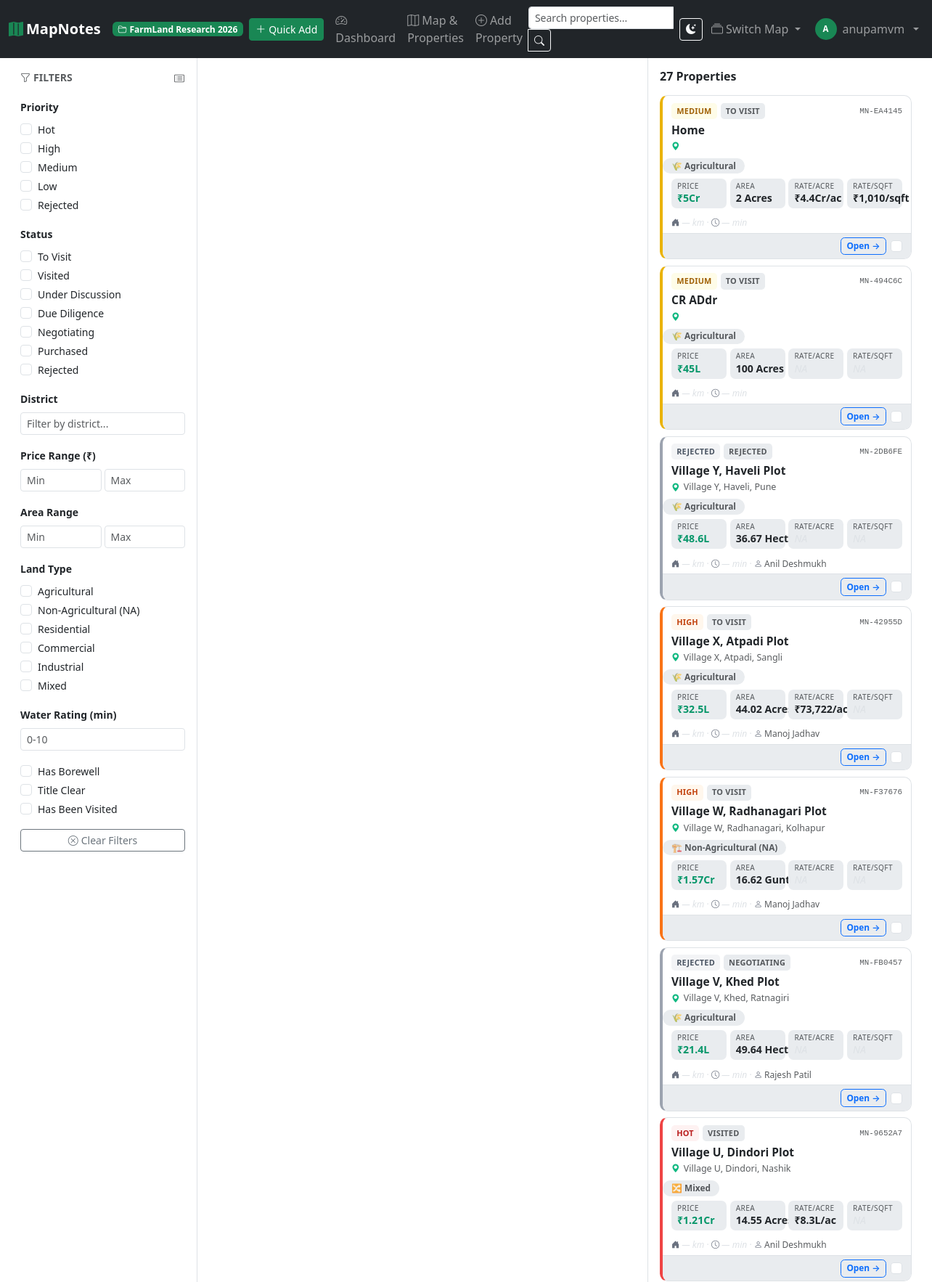
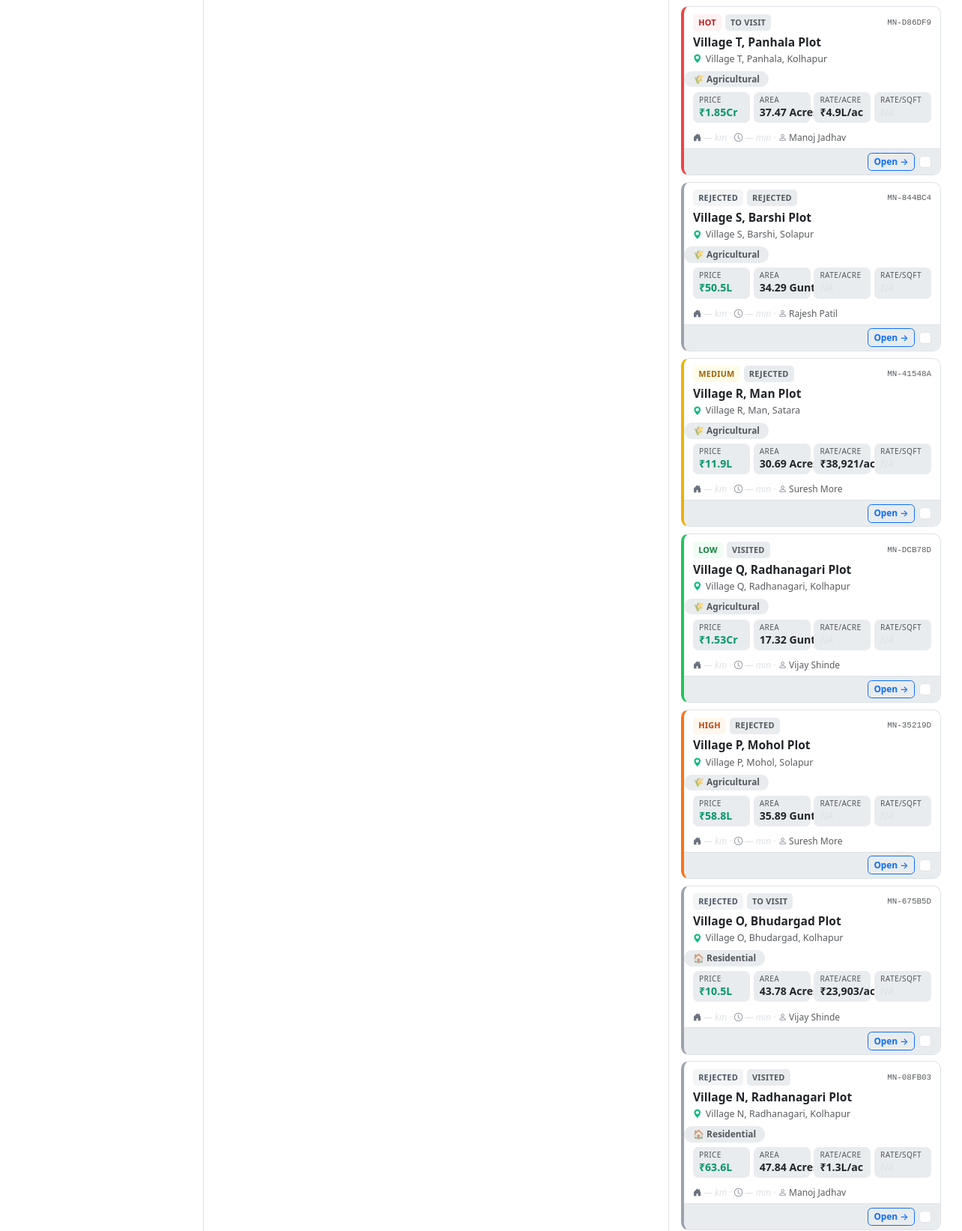
The app's page /properties/ (signed in, upper part) with its own data (2 pictures, top to bottom).
### apps/core/models.py (models this page shows, shortened)
class Project(models.Model):
    name = models.CharField(max_length=200)
    slug = models.SlugField(max_length=220, unique=True, blank=True)
    description = models.TextField(blank=True)
    project_type = models.CharField(max_length=20, choices=PROJECT_TYPE_CHOICES, default='agriculture')
    year = models.PositiveSmallIntegerField(default=datetime.date.today().year)
    is_active = models.BooleanField(default=True)
    is_default = models.BooleanField(default=False)
    created_at = models.DateTimeField(auto_now_add=True)
    updated_at = models.DateTimeField(auto_now=True)
    class Meta:
        ordering = ['-year', 'name']

### apps/properties/models.py (models this page shows, shortened)
class Property(models.Model):
    project = models.ForeignKey(Project, on_delete=models.PROTECT, related_name='properties')
    name = models.CharField(max_length=255)
    reference_id = models.CharField(max_length=50, unique=True, blank=True)
    slug = models.SlugField(max_length=300, unique=True, blank=True)
    latitude = models.DecimalField(max_digits=10, decimal_places=7, null=True, blank=True)
    longitude = models.DecimalField(max_digits=10, decimal_places=7, null=True, blank=True)
    full_address = models.TextField(blank=True)
    village = models.CharField(max_length=100, blank=True)
    taluka = models.CharField(max_length=100, blank=True)
    district = models.CharField(max_length=100, blank=True)
    state = models.CharField(max_length=100, blank=True, default='Maharashtra')
    country = models.CharField(max_length=100, blank=True, default='India')
    total_area = models.DecimalField(max_digits=12, decimal_places=4, null=True, blank=True)
    area_unit = models.CharField(max_length=20, choices=AREA_UNIT_CHOICES, default='acres')
    land_type = models.CharField(max_length=20, choices=LAND_TYPE_CHOICES, blank=True)
    asking_price = models.DecimalField(max_digits=14, decimal_places=2, null=True, blank=True)
    expected_negotiated_price = models.DecimalField(max_digits=14, decimal_places=2, null=True, blank=True)
    price_per_acre = models.DecimalField(max_digits=14, decimal_places=2, null=True, blank=True)
    price_per_sqft = models.DecimalField(max_digits=14, decimal_places=2, null=True, blank=True)
    estimated_market_value = models.DecimalField(max_digits=14, decimal_places=2, null=True, blank=True)
    owner_name = models.CharField(max_length=200, blank=True)
    agent_name = models.CharField(max_length=200, blank=True)
    agent_phone = models.CharField(max_length=20, blank=True)
    alternate_contact = models.CharField(max_length=200, blank=True)
    investment_score = models.PositiveSmallIntegerField(
        null=True, blank=True,
        validators=[MinValueValidator(0), MaxValueValidator(100)]
    )
    priority = models.CharField(max_length=20, choices=PRIORITY_CHOICES, default='medium')
    status = models.CharField(max_length=30, choices=STATUS_CHOICES, default='to_visit')
    general_notes = models.TextField(blank=True)
    distance_from_home_km = models.DecimalField(max_digits=7, decimal_places=1, null=True, blank=True)
    drive_time_minutes = models.IntegerField(null=True, blank=True)
    created_at = models.DateTimeField(auto_now_add=True)
    updated_at = models.DateTimeField(auto_now=True)
    class Meta:
        verbose_name_plural = 'properties'
        ordering = ['-created_at']
    def get_absolute_url(self):
        return reverse('properties:detail', kwargs={'slug': self.slug})

### apps/properties/views.py (the view)
# urls.py: path('', views.PropertyListView.as_view(), name='list'),
class PropertyListView(LoginRequiredMixin, ActiveProjectMixin, HTMXMixin, ListView):
    model = Property
    template_name = 'properties/list.html'
    htmx_template = 'properties/partials/_property_list_results.html'
    context_object_name = 'properties'
    paginate_by = 30
    def get_queryset(self):
        qs = self.project.properties.select_related('evaluation', 'distances').prefetch_related('visits')
        self.filter_form = PropertyFilterForm(self.request.GET)
        if self.filter_form.is_valid():
            qs = self.filter_form.filter_queryset(qs)
        return qs
    def get_context_data(self, **kwargs):
        ctx = super().get_context_data(**kwargs)
        ctx['filter_form'] = self.filter_form
        ctx['markers_url'] = '/properties/map/markers/'
        return ctx
    def render_to_response(self, context, **response_kwargs):
        response = super().render_to_response(context, **response_kwargs)
        if getattr(self.request, 'htmx', False):
            response['HX-Trigger'] = json.dumps({'mapMarkersUpdate': True})
        return response

### templates/properties/list.html (shortened to what this page needs)
{% extends 'base_three_panel.html' %}
{% load static %}
{% block panel_left %}
{% include 'properties/partials/_filter_panel.html' %}
{% endblock %}
{% block panel_center %}
<div id="map-container"
     data-markers-url="{% url 'properties:map-markers' %}"
     data-new-url="{% url 'properties:create' %}"
     data-click-to-add="true"></div>
{% endblock %}
{% block panel_right %}
<div id="property-list-results">
    {% include 'properties/partials/_property_list_results.html' %}
</div>
{% endblock %}

### templates/components/_navbar.html (shortened to what this page needs)
{% load static %}
<nav class="navbar navbar-expand-lg navbar-dark bg-dark sticky-top">
    <div class="container-fluid">
        <a class="navbar-brand fw-bold" href="{% url 'core:project-list' %}">
            <i class="bi bi-map-fill text-success me-1"></i>MapNotes
        </a>
        {% if active_project %}
        <span class="badge bg-success me-2 d-none d-md-inline">
            <i class="bi bi-folder2-open me-1"></i>{{ active_project.name }}
        </span>
        {% endif %}
        {% if user.is_authenticated %}
        <a class="btn btn-success btn-sm ms-auto me-2" href="{% url 'properties:chat' %}" style="flex-shrink:0;">
            <i class="bi bi-plus-lg me-1"></i><span>Quick Add</span>
        </a>
        {% endif %}
        <div class="collapse navbar-collapse" id="mainNav">
            {% if active_project %}
            <ul class="navbar-nav me-auto">
                <li class="nav-item">
                    <a class="nav-link" href="{% url 'core:dashboard' %}">
                        <i class="bi bi-speedometer2 me-1"></i>Dashboard
                    </a>
                </li>
                <li class="nav-item">
                    <a class="nav-link" href="{% url 'properties:list' %}">
                        <i class="bi bi-map me-1"></i>Map &amp; Properties
                    </a>
                </li>
                <li class="nav-item">
                    <a class="nav-link" href="{% url 'properties:create' %}">
                        <i class="bi bi-plus-circle me-1"></i>Add Property
                    </a>
                </li>
            </ul>
            <form class="d-flex me-2" action="{% url 'core:search' %}" method="get">
                <div class="input-group input-group-sm">
                    <input class="form-control" type="search" name="q"
                           placeholder="Search properties..." id="global-search"
                           value="{{ request.GET.q }}" style="min-width: 200px;">
                    <button class="btn btn-outline-light" type="submit">
                        <i class="bi bi-search"></i>
                    </button>
                </div>
            </form>
            {% else %}
            <ul class="navbar-nav me-auto"></ul>
            {% endif %}
            <ul class="navbar-nav align-items-center">
                <li class="nav-item me-1">
                    <button class="btn btn-outline-light btn-sm" id="darkModeToggle" title="Toggle dark mode">
                    </button>
                </li>
                {% if active_project %}
                <li class="nav-item dropdown">
                    <a class="nav-link dropdown-toggle" href="#" role="button" data-bs-toggle="dropdown">
                        <i class="bi bi-collection me-1"></i>Switch Map
                    </a>
                </li>
                {% endif %}
                {% if user.is_authenticated %}
                <li class="nav-item dropdown ms-1">
                    <a class="nav-link dropdown-toggle d-flex align-items-center gap-2 py-1" href="#"
                       role="button" data-bs-toggle="dropdown" aria-expanded="false">
                        <span class="rounded-circle bg-success text-white d-inline-flex align-items-center justify-content-center fw-bold flex-shrink-0"
                              style="width:30px;height:30px;font-size:0.72rem;">
                            {% if user.first_name %}{{ user.first_name|first|upper }}{{ user.last_name|first|upper }}{% else %}{{ user.username|first|upper }}{% endif %}
                        </span>
                        <span class="d-none d-lg-inline text-truncate" style="max-width:120px;">
                            {{ user.get_full_name|default:user.username }}
                        </span>
                    </a>
                </li>
                {% endif %}
            </ul>
        </div>
    </div>
</nav>

### templates/properties/partials/_property_card.html (shortened to what this page needs)
{% load prop_filters %}
<div class="col">
  <div class="prop-card priority-border-{{ prop.priority }}"
       data-slug="{{ prop.slug }}"
       onmouseenter="window.mapManager && window.mapManager.highlightMarker('{{ prop.slug }}')"
       onclick="window.mapManager && window.mapManager.focusMarker('{{ prop.slug }}')">
    <div class="pc-topbar">
      <span class="pc-badge pc-pri-{{ prop.priority }}">{{ prop.get_priority_display }}</span>
      <span class="pc-badge pc-status">{{ prop.get_status_display }}</span>
      <span class="pc-ref ms-auto">{{ prop.reference_id }}</span>
    </div>
    <div class="pc-name" title="{{ prop.name }}">{{ prop.name }}</div>
    <div class="pc-loc">
      <i class="bi bi-geo-alt-fill"></i>
      {{ prop.village }}{% if prop.village and prop.taluka %}, {% endif %}{{ prop.taluka }}{% if prop.district %}, {{ prop.district }}{% endif %}
    </div>
    {% if prop.land_type %}
    <div class="pc-type">
      {% if prop.land_type == 'agricultural' %}🌾{% elif prop.land_type == 'na' %}🏗{% elif prop.land_type == 'residential' %}🏠{% elif prop.land_type == 'commercial' %}🏪{% elif prop.land_type == 'industrial' %}🏭{% else %}🔀{% endif %}
      {{ prop.get_land_type_display }}
    </div>
    {% endif %}
    <div class="pc-metrics">
      <div class="pc-metric">
        <span class="pc-mlabel">Price</span>
        <span class="pc-mval pc-price">{% if prop.asking_price %}{{ prop.asking_price|inr }}{% else %}<span class="pc-na">NA</span>{% endif %}</span>
      </div>
      <div class="pc-metric">
        <span class="pc-mlabel">Area</span>
        <span class="pc-mval">{% if prop.total_area %}{{ prop.total_area|floatstrip }} {{ prop.get_area_unit_display }}{% else %}<span class="pc-na">NA</span>{% endif %}</span>
      </div>
      <div class="pc-metric">
        <span class="pc-mlabel">Rate/Acre</span>
        <span class="pc-mval">{% if prop.price_per_acre %}{{ prop.price_per_acre|inr_acre }}{% else %}<span class="pc-na">NA</span>{% endif %}</span>
      </div>
      <div class="pc-metric">
        <span class="pc-mlabel">Rate/Sqft</span>
        <span class="pc-mval">{% if prop.price_per_sqft %}{{ prop.price_per_sqft|inr_sqft }}{% else %}<span class="pc-na">NA</span>{% endif %}</span>
      </div>
    </div>
    <div class="pc-dist-row">
      <span class="pc-dist-item">
        <i class="bi bi-house-door-fill"></i>
        {% if prop.distance_from_home_km %}{{ prop.distance_from_home_km }} km{% else %}<span class="pc-na">— km</span>{% endif %}
      </span>
      <span class="pc-dist-sep">·</span>
      <span class="pc-dist-item">
        <i class="bi bi-clock"></i>
        {% if prop.drive_time_minutes %}~{{ prop.drive_time_minutes }} min{% else %}<span class="pc-na">— min</span>{% endif %}
      </span>
      {% if prop.agent_name %}
      <span class="pc-dist-sep">·</span>
      <span class="pc-dist-item"><i class="bi bi-person"></i> {{ prop.agent_name }}</span>
      {% endif %}
    </div>
    <div class="pc-footer">
      <div class="pc-actions" onclick="event.stopPropagation();">
        <a href="{{ prop.get_absolute_url }}" class="pc-open">Open →</a>
        <input class="compare-checkbox form-check-input mt-0" type="checkbox"
               value="{{ prop.pk }}" onclick="updateCompare(this)" title="Add to compare">
      </div>
    </div>
  </div>
</div>

### records on screen
Project: name "FarmLand Research 2026"
Property: priority "MEDIUM", status "TO VISIT", reference_id "MN-EA4145", name "Home", land_type "Agricultural", asking_price|inr "₹5Cr", total_area "2", area_unit "Acres", price_per_acre|inr_acre "₹4.4Cr/ac", price_per_sqft|inr_sqft "₹1,010/sqft", shows "— km", shows "— min"
Property: priority "MEDIUM", status "TO VISIT", reference_id "MN-494C6C", name "CR ADdr", land_type "Agricultural", asking_price|inr "₹45L", total_area "100", area_unit "Acres", shows "— km", shows "— min"
Property: priority "REJECTED", status "REJECTED", reference_id "MN-2DB6FE", name "Village Y, Haveli Plot", village "Village Y", taluka "Haveli", district "Pune", land_type "Agricultural", asking_price|inr "₹48.6L", total_area "36.67", area_unit "Hectare", shows "— km", shows "— min", agent_name "Anil Deshmukh"
Property: priority "HIGH", status "TO VISIT", reference_id "MN-42955D", name "Village X, Atpadi Plot", village "Village X", taluka "Atpadi", district "Sangli", land_type "Agricultural", asking_price|inr "₹32.5L", total_area "44.02", area_unit "Acres", price_per_acre|inr_acre "₹73,722/ac", shows "— km", shows "— min", agent_name "Manoj Jadhav"
Property: priority "HIGH", status "TO VISIT", reference_id "MN-F37676", name "Village W, Radhanagari Plot", village "Village W", taluka "Radhanagari", district "Kolhapur", land_type "Non-Agricultural (NA)", asking_price|inr "₹1.57Cr", total_area "16.62", area_unit "Guntha", shows "— km", shows "— min", agent_name "Manoj Jadhav"
Property: priority "REJECTED", status "NEGOTIATING", reference_id "MN-FB0457", name "Village V, Khed Plot", village "Village V", taluka "Khed", district "Ratnagiri", land_type "Agricultural", asking_price|inr "₹21.4L", total_area "49.64", area_unit "Hectare", shows "— km", shows "— min", agent_name "Rajesh Patil"
Property: priority "HOT", status "VISITED", reference_id "MN-9652A7", name "Village U, Dindori Plot", village "Village U", taluka "Dindori", district "Nashik", land_type "Mixed", asking_price|inr "₹1.21Cr", total_area "14.55", area_unit "Acres", price_per_acre|inr_acre "₹8.3L/ac", shows "— km", shows "— min", agent_name "Anil Deshmukh"
Property: priority "HOT", status "TO VISIT", reference_id "MN-D86DF9", name "Village T, Panhala Plot", village "Village T", taluka "Panhala", district "Kolhapur", land_type "Agricultural", asking_price|inr "₹1.85Cr", total_area "37.47", area_unit "Acres", price_per_acre|inr_acre "₹4.9L/ac", shows "— km", shows "— min", agent_name "Manoj Jadhav"
Property: priority "REJECTED", status "REJECTED", reference_id "MN-844BC4", name "Village S, Barshi Plot", village "Village S", taluka "Barshi", district "Solapur", land_type "Agricultural", asking_price|inr "₹50.5L", total_area "34.29", area_unit "Guntha", shows "— km", shows "— min", agent_name "Rajesh Patil"
Property: priority "MEDIUM", status "REJECTED", reference_id "MN-41548A", name "Village R, Man Plot", village "Village R", taluka "Man", district "Satara", land_type "Agricultural", asking_price|inr "₹11.9L", total_area "30.69", area_unit "Acres", price_per_acre|inr_acre "₹38,921/ac", shows "— km", shows "— min", agent_name "Suresh More"
Property: priority "LOW", status "VISITED", reference_id "MN-DCB78D", name "Village Q, Radhanagari Plot", village "Village Q", taluka "Radhanagari", district "Kolhapur", land_type "Agricultural", asking_price|inr "₹1.53Cr", total_area "17.32", area_unit "Guntha", shows "— km", shows "— min", agent_name "Vijay Shinde"
Property: priority "HIGH", status "REJECTED", reference_id "MN-35219D", name "Village P, Mohol Plot", village "Village P", taluka "Mohol", district "Solapur", land_type "Agricultural", asking_price|inr "₹58.8L", total_area "35.89", area_unit "Guntha", shows "— km", shows "— min", agent_name "Suresh More"
Property: priority "REJECTED", status "TO VISIT", reference_id "MN-675B5D", name "Village O, Bhudargad Plot", village "Village O", taluka "Bhudargad", district "Kolhapur", land_type "Residential", asking_price|inr "₹10.5L", total_area "43.78", area_unit "Acres", price_per_acre|inr_acre "₹23,903/ac", shows "— km", shows "— min", agent_name "Vijay Shinde"
Property: priority "REJECTED", status "VISITED", reference_id "MN-08FB03", name "Village N, Radhanagari Plot", village "Village N", taluka "Radhanagari", district "Kolhapur", land_type "Residential", asking_price|inr "₹63.6L", total_area "47.84", area_unit "Acres", price_per_acre|inr_acre "₹1.3L/ac", shows "— km", shows "— min", agent_name "Manoj Jadhav"

### other values on screen
{{ user.username|first|upper }} "A"
{{ user.get_full_name|default:user.username }} "anupamvm"
{{ label }} "Hot" "High" "Medium" "Low" "Rejected"
{{ label }} "To Visit" "Visited" "Under Discussion" "Due Diligence" "Negotiating" "Purchased" "Rejected"
{{ label }} "Agricultural" "Non-Agricultural (NA)" "Residential" "Commercial" "Industrial" "Mixed"
{{ page_obj.paginator.count }} "27"
